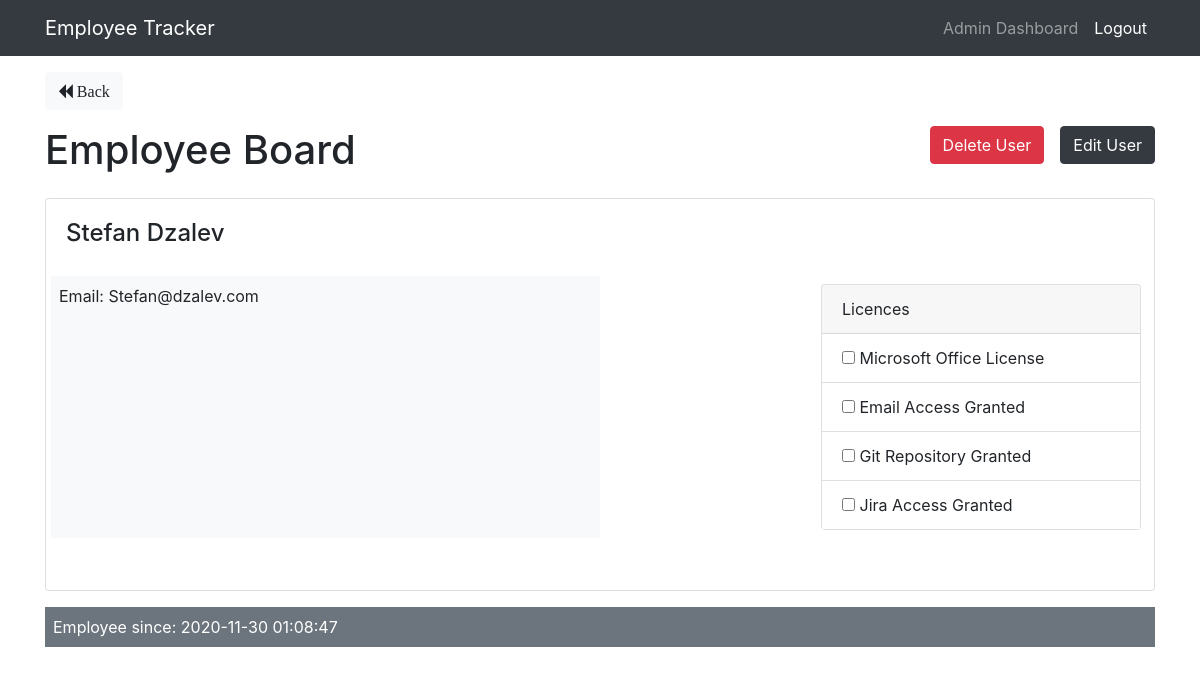
/employees/show/22 (signed in), run on the app's committed database.
### tables this page shows
CREATE TABLE `users` (
  `id` int(11) NOT NULL,
  `name` varchar(255) NOT NULL,
  `email` varchar(255) NOT NULL,
  `password` varchar(255) NOT NULL,
  `user_type` int(11) NOT NULL COMMENT '1- admin 0-employee',
  `created_at` datetime NOT NULL DEFAULT current_timestamp()
);

### app/controllers/Employees.php (called while the page is built, shortened)
<?php
class Employees extends Controller
{
    public function __construct()
    {
        $this->employeeModel = $this->model('Employee');
        $this->requestModel  = $this->model('Request');
    }
    public function show($id)
    {
        $requests = $this->requestModel->getRequests();
        $request  = $this->requestModel->getRequestById($id);
        $employee = $this->employeeModel->getEmployeeById($id);
        $data = [
            'employee' => $employee,
            'requests' => $requests,
            'request'  => $request
        ];
        $this->view('employees/show', $data);
    }
}

### app/libraries/Core.php (called while the page is built, shortened)
<?php
class Core {
    protected $currentMethod = 'index';
    public function __construct(){
        $url = $this->getUrl();
        if(file_exists('../app/controllers/' . ucwords($url[0]). '.php')){
            unset($url[0]);
        }
        $this->currentController = new $this->currentController;
        if(isset($url[1])){
            if(method_exists($this->currentController, $url[1])){
                $this->currentMethod = $url[1];
                unset($url[1]);
            }
        }
        $this->params = $url ? array_values($url) : [];
        call_user_func_array([$this->currentController, $this->currentMethod], $this->params);
    }
    public function getUrl(){
        if(isset($_GET['url'])){
            $url = rtrim($_GET['url'], '/');
            $url = filter_var($url, FILTER_SANITIZE_URL);
            $url = explode('/', $url);
            return $url;
        }
    }
}

### public/index.php (called while the page is built, shortened)
<?php
$init = new Core;

### app/libraries/Database.php (called while the page is built, shortened)
<?php
class Database {
    private $host = DB_HOST;
    private $user = DB_USER;
    private $pass = DB_PASS;
    private $dbname = DB_NAME;
    private $dbh;
    private $stmt;
    public function __construct(){
        $dsn = 'mysql:host=' . $this->host . ';dbname=' . $this->dbname;
        $options = array(
            PDO::ATTR_PERSISTENT => true,
            PDO::ATTR_ERRMODE => PDO::ERRMODE_EXCEPTION
        );
        try{
            $this->dbh = new PDO($dsn, $this->user, $this->pass, $options);
        } catch(PDOException $e){
            $this->error = $e->getMessage();
            echo $this->error;
        }
    }
    public function query($sql){
        $this->stmt = $this->dbh->prepare($sql);
    }
    public function bind($param, $value, $type = null){
        if(is_null($type)){
            switch(true){
                default:
                    $type = PDO::PARAM_STR;
            }
        }
        $this->stmt->bindValue($param, $value, $type);
    }
    public function execute(){
        return $this->stmt->execute();
    }
    public function single(){
        $this->execute();
        return $this->stmt->fetch(PDO::FETCH_OBJ);
    }
}

### app/models/Employee.php (called while the page is built, shortened)
<?php
class Employee {
    private $db;
    public function __construct()
    {
        $this->db = new Database;
    }
    public function getEmployeeById($id){
        $this->db->query('SELECT * FROM users WHERE id = :id');
        $this->db->bind(':id', $id);
        $row = $this->db->single();
        return $row;
    }
}

### app/views/employees/show.php (the view, shortened to what this page needs)
<?php require APPROOT . '/views/inc/header.php'; ?>
<?php if ($_SESSION['user_type'] == 1) : ?>
    <a href="<?php echo URLROOT; ?>/employees" class="btn btn-light"> <i class="fa fa-backward"> Back</i></a>
    <br>
    <div class="row mb-3 mt-3">
        <div class="col-md-6">
            <h1>Employee Board</h1>
        </div>
        <div class="col-md-6">
            <a class="btn btn-dark pull-right ml-3"
               href="<?php echo URLROOT; ?>/employees/edit/<?php echo $data['employee']->id; ?>"> Edit User </a>
            <form class="pull-right"
                  action="<?php echo URLROOT; ?>/employees/delete/<?php echo $data['employee']->id; ?>"
                  method="post">
                <input type="submit" value="Delete User" class="btn btn-danger">
            </form>
        </div>
    </div>
    <div class="card card-body mb-3">
        <h4 class="card-title"><?php echo $data['employee']->name; ?></h4>
        <div class="row mb-3 mt-3">
            <div class="col-md-6 bg-light p-2 mb-3">
                Email: <span><?php echo $data['employee']->email; ?></span>
            </div>
            <div class="col-md-6 p-2 mb-3">
                <div class="card pull-right" style="width: 20rem;">
                    <div class="card-header">
                        Licences
                    </div>
                    <form class="pull-right" action="<?php echo URLROOT; ?>/employees/licences " method="post">
                        <ul class="list-group list-group-flush">
                            <li class="list-group-item"><input type="checkbox" name="licences[]"
                                                               value="Microsoft Office License"> Microsoft Office
                                License
                            </li>
                            <li class="list-group-item"><input type="checkbox" name="licences[]"
                                                               value="Microsoft Office License"> Email Access Granted
                            </li>
                            <li class="list-group-item"><input type="checkbox" name="licences[]"
                                                               value="Microsoft Office License"> Git Repository Granted
                            </li>
                            <li class="list-group-item"><input type="checkbox" name="licences[]"
                                                               value="Microsoft Office License"> Jira Access Granted
                            </li>
                        </ul>
                    </form>
                </div>
            </div>
        </div>
    </div>
    <div class="bg-secondary text-white p-2 mb-3 mt-3">
        Employee since: <?php echo $data['employee']->created_at; ?>
    </div>
<?php endif; ?>
<?php require APPROOT . '/views/inc/footer.php'; ?>

### data on the page
users: name "Stefan Dzalev", email "Stefan@dzalev.com", created_at "2020-11-30 01:08:47"

### other printed values
SITENAME "Employee Tracker"
